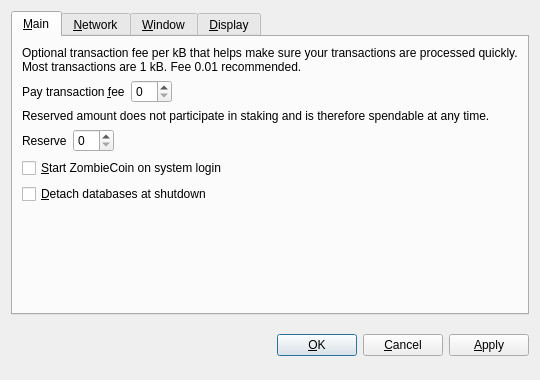
<?xml version="1.0" encoding="UTF-8"?>
<ui version="4.0">
 <class>OptionsDialog</class>
 <widget class="QDialog" name="OptionsDialog">
  <property name="geometry">
   <rect>
    <x>0</x>
    <y>0</y>
    <width>540</width>
    <height>380</height>
   </rect>
  </property>
  <property name="windowTitle">
   <string>Options</string>
  </property>
  <property name="modal">
   <bool>true</bool>
  </property>
  <layout class="QVBoxLayout" name="verticalLayout">
   <item>
    <widget class="QTabWidget" name="tabWidget">
     <property name="tabPosition">
      <enum>QTabWidget::North</enum>
     </property>
     <property name="currentIndex">
      <number>0</number>
     </property>
     <widget class="QWidget" name="tabMain">
      <attribute name="title">
       <string>&amp;Main</string>
      </attribute>
      <layout class="QVBoxLayout" name="verticalLayout_Main">
       <item>
        <widget class="QLabel" name="transactionFeeInfoLabel">
         <property name="text">
          <string>Optional transaction fee per kB that helps make sure your transactions are processed quickly. Most transactions are 1 kB. Fee 0.01 recommended.</string>
         </property>
         <property name="textFormat">
          <enum>Qt::PlainText</enum>
         </property>
         <property name="wordWrap">
          <bool>true</bool>
         </property>
        </widget>
       </item>
       <item>
        <layout class="QHBoxLayout" name="horizontalLayoutFee">
         <item>
          <widget class="QLabel" name="transactionFeeLabel">
           <property name="text">
            <string>Pay transaction &amp;fee</string>
           </property>
           <property name="textFormat">
            <enum>Qt::PlainText</enum>
           </property>
           <property name="buddy">
            <cstring>transactionFee</cstring>
           </property>
          </widget>
         </item>
         <item>
          <widget class="BitcoinAmountField" name="transactionFee"/>
         </item>
         <item>
          <spacer name="horizontalSpacerFee">
           <property name="orientation">
            <enum>Qt::Horizontal</enum>
           </property>
           <property name="sizeHint" stdset="0">
            <size>
             <width>40</width>
             <height>20</height>
            </size>
           </property>
          </spacer>
         </item>
        </layout>
       </item>
       <item>
        <widget class="QLabel" name="reserveBalanceInfoLabel">
         <property name="text">
          <string>Reserved amount does not participate in staking and is therefore spendable at any time.</string>
         </property>
         <property name="textFormat">
          <enum>Qt::PlainText</enum>
         </property>
         <property name="wordWrap">
          <bool>true</bool>
         </property>
        </widget>
       </item>
       <item>
        <layout class="QHBoxLayout" name="horizontalLayoutReserveBalance">
         <item>
          <widget class="QLabel" name="reserveBalanceLabel">
           <property name="text">
            <string>Reserve</string>
           </property>
           <property name="textFormat">
            <enum>Qt::PlainText</enum>
           </property>
           <property name="buddy">
            <cstring>reserveBalance</cstring>
           </property>
          </widget>
         </item>
         <item>
          <widget class="BitcoinAmountField" name="reserveBalance"/>
         </item>
         <item>
          <spacer name="horizontalSpacerReserveBalance">
           <property name="orientation">
            <enum>Qt::Horizontal</enum>
           </property>
           <property name="sizeHint" stdset="0">
            <size>
             <width>40</width>
             <height>20</height>
            </size>
           </property>
          </spacer>
         </item>
        </layout>
       </item>
       <item>
        <widget class="QCheckBox" name="bitcoinAtStartup">
         <property name="toolTip">
          <string>Automatically start ZombieCoin after logging in to the system.</string>
         </property>
         <property name="text">
          <string>&amp;Start ZombieCoin on system login</string>
         </property>
        </widget>
       </item>
       <item>
        <widget class="QCheckBox" name="detachDatabases">
         <property name="toolTip">
          <string>Detach block and address databases at shutdown. This means they can be moved to another data directory, but it slows down shutdown. The wallet is always detached.</string>
         </property>
         <property name="text">
          <string>&amp;Detach databases at shutdown</string>
         </property>
        </widget>
       </item>
       <item>
        <spacer name="verticalSpacer_Main">
         <property name="orientation">
          <enum>Qt::Vertical</enum>
         </property>
         <property name="sizeHint" stdset="0">
          <size>
           <width>20</width>
           <height>40</height>
          </size>
         </property>
        </spacer>
       </item>
      </layout>
     </widget>
     <widget class="QWidget" name="tabNetwork">
      <attribute name="title">
       <string>&amp;Network</string>
      </attribute>
      <layout class="QVBoxLayout" name="verticalLayout_Network">
       <item>
        <widget class="QCheckBox" name="mapPortUpnp">
         <property name="toolTip">
          <string>Automatically open the ZombieCoin client port on the router. This only works when your router supports UPnP and it is enabled.</string>
         </property>
         <property name="text">
          <string>Map port using &amp;UPnP</string>
         </property>
        </widget>
       </item>
       <item>
        <widget class="QCheckBox" name="connectSocks">
         <property name="toolTip">
          <string>Connect to the ZombieCoin network through a SOCKS proxy (e.g. when connecting through Tor).</string>
         </property>
         <property name="text">
          <string>&amp;Connect through SOCKS proxy:</string>
         </property>
        </widget>
       </item>
       <item>
        <layout class="QHBoxLayout" name="horizontalLayout_Network">
         <item>
          <widget class="QLabel" name="proxyIpLabel">
           <property name="text">
            <string>Proxy &amp;IP:</string>
           </property>
           <property name="textFormat">
            <enum>Qt::PlainText</enum>
           </property>
           <property name="buddy">
            <cstring>proxyIp</cstring>
           </property>
          </widget>
         </item>
         <item>
          <widget class="QValidatedLineEdit" name="proxyIp">
           <property name="maximumSize">
            <size>
             <width>140</width>
             <height>16777215</height>
            </size>
           </property>
           <property name="toolTip">
            <string>IP address of the proxy (e.g. 127.0.0.1)</string>
           </property>
          </widget>
         </item>
         <item>
          <widget class="QLabel" name="proxyPortLabel">
           <property name="text">
            <string>&amp;Port:</string>
           </property>
           <property name="textFormat">
            <enum>Qt::PlainText</enum>
           </property>
           <property name="buddy">
            <cstring>proxyPort</cstring>
           </property>
          </widget>
         </item>
         <item>
          <widget class="QLineEdit" name="proxyPort">
           <property name="maximumSize">
            <size>
             <width>55</width>
             <height>16777215</height>
            </size>
           </property>
           <property name="toolTip">
            <string>Port of the proxy (e.g. 9050)</string>
           </property>
          </widget>
         </item>
         <item>
          <widget class="QLabel" name="socksVersionLabel">
           <property name="text">
            <string>SOCKS &amp;Version:</string>
           </property>
           <property name="textFormat">
            <enum>Qt::PlainText</enum>
           </property>
           <property name="buddy">
            <cstring>socksVersion</cstring>
           </property>
          </widget>
         </item>
         <item>
          <widget class="QValueComboBox" name="socksVersion">
           <property name="toolTip">
            <string>SOCKS version of the proxy (e.g. 5)</string>
           </property>
          </widget>
         </item>
         <item>
          <spacer name="horizontalSpacer_Network">
           <property name="orientation">
            <enum>Qt::Horizontal</enum>
           </property>
           <property name="sizeHint" stdset="0">
            <size>
             <width>40</width>
             <height>20</height>
            </size>
           </property>
          </spacer>
         </item>
        </layout>
       </item>
       <item>
        <spacer name="verticalSpacer_Network">
         <property name="orientation">
          <enum>Qt::Vertical</enum>
         </property>
         <property name="sizeHint" stdset="0">
          <size>
           <width>20</width>
           <height>40</height>
          </size>
         </property>
        </spacer>
       </item>
      </layout>
     </widget>
     <widget class="QWidget" name="tabWindow">
      <attribute name="title">
       <string>&amp;Window</string>
      </attribute>
      <layout class="QVBoxLayout" name="verticalLayout_Window">
       <item>
        <widget class="QCheckBox" name="minimizeToTray">
         <property name="toolTip">
          <string>Show only a tray icon after minimizing the window.</string>
         </property>
         <property name="text">
          <string>&amp;Minimize to the tray instead of the taskbar</string>
         </property>
        </widget>
       </item>
       <item>
        <widget class="QCheckBox" name="minimizeOnClose">
         <property name="toolTip">
          <string>Minimize instead of exit the application when the window is closed. When this option is enabled, the application will be closed only after selecting Quit in the menu.</string>
         </property>
         <property name="text">
          <string>M&amp;inimize on close</string>
         </property>
        </widget>
       </item>
       <item>
        <spacer name="verticalSpacer_Window">
         <property name="orientation">
          <enum>Qt::Vertical</enum>
         </property>
         <property name="sizeHint" stdset="0">
          <size>
           <width>20</width>
           <height>40</height>
          </size>
         </property>
        </spacer>
       </item>
      </layout>
     </widget>
     <widget class="QWidget" name="tabDisplay">
      <attribute name="title">
       <string>&amp;Display</string>
      </attribute>
      <layout class="QVBoxLayout" name="verticalLayout_Display">
       <item>
        <layout class="QHBoxLayout" name="horizontalLayout_1_Display">
         <item>
          <widget class="QLabel" name="langLabel">
           <property name="text">
            <string>User Interface &amp;language:</string>
           </property>
           <property name="textFormat">
            <enum>Qt::PlainText</enum>
           </property>
           <property name="buddy">
            <cstring>lang</cstring>
           </property>
          </widget>
         </item>
         <item>
          <widget class="QValueComboBox" name="lang">
           <property name="toolTip">
            <string>The user interface language can be set here. This setting will take effect after restarting ZombieCoin.</string>
           </property>
          </widget>
         </item>
        </layout>
       </item>
       <item>
        <layout class="QHBoxLayout" name="horizontalLayout_2_Display">
         <item>
          <widget class="QLabel" name="unitLabel">
           <property name="text">
            <string>&amp;Unit to show amounts in:</string>
           </property>
           <property name="textFormat">
            <enum>Qt::PlainText</enum>
           </property>
           <property name="buddy">
            <cstring>unit</cstring>
           </property>
          </widget>
         </item>
         <item>
          <widget class="QValueComboBox" name="unit">
           <property name="toolTip">
            <string>Choose the default subdivision unit to show in the interface and when sending coins.</string>
           </property>
          </widget>
         </item>
        </layout>
       </item>
       <item>
        <widget class="QCheckBox" name="displayAddresses">
         <property name="toolTip">
          <string>Whether to show ZombieCoin addresses in the transaction list or not.</string>
         </property>
         <property name="text">
          <string>&amp;Display addresses in transaction list</string>
         </property>
        </widget>
       </item>
       <item>
        <widget class="QCheckBox" name="coinControlFeatures">
         <property name="toolTip">
          <string>Whether to show coin control features or not.</string>
         </property>
         <property name="text">
          <string>Display coin &amp;control features (experts only!)</string>
         </property>
        </widget>
       </item>
       <item>
        <spacer name="verticalSpacer_Display">
         <property name="orientation">
          <enum>Qt::Vertical</enum>
         </property>
         <property name="sizeHint" stdset="0">
          <size>
           <width>20</width>
           <height>40</height>
          </size>
         </property>
        </spacer>
       </item>
      </layout>
     </widget>
    </widget>
   </item>
   <item>
    <layout class="QHBoxLayout" name="horizontalLayout_Buttons">
     <item>
      <spacer name="horizontalSpacer_1">
       <property name="orientation">
        <enum>Qt::Horizontal</enum>
       </property>
       <property name="sizeHint" stdset="0">
        <size>
         <width>40</width>
         <height>48</height>
        </size>
       </property>
      </spacer>
     </item>
     <item>
      <widget class="QLabel" name="statusLabel">
       <property name="font">
        <font>
         <weight>75</weight>
         <bold>true</bold>
        </font>
       </property>
       <property name="text">
        <string/>
       </property>
       <property name="textFormat">
        <enum>Qt::PlainText</enum>
       </property>
       <property name="wordWrap">
        <bool>true</bool>
       </property>
      </widget>
     </item>
     <item>
      <spacer name="horizontalSpacer_2">
       <property name="orientation">
        <enum>Qt::Horizontal</enum>
       </property>
       <property name="sizeHint" stdset="0">
        <size>
         <width>40</width>
         <height>48</height>
        </size>
       </property>
      </spacer>
     </item>
     <item>
      <widget class="QPushButton" name="okButton">
       <property name="text">
        <string>&amp;OK</string>
       </property>
      </widget>
     </item>
     <item>
      <widget class="QPushButton" name="cancelButton">
       <property name="text">
        <string>&amp;Cancel</string>
       </property>
       <property name="autoDefault">
        <bool>false</bool>
       </property>
      </widget>
     </item>
     <item>
      <widget class="QPushButton" name="applyButton">
       <property name="text">
        <string>&amp;Apply</string>
       </property>
       <property name="autoDefault">
        <bool>false</bool>
       </property>
      </widget>
     </item>
    </layout>
   </item>
  </layout>
 </widget>
 <customwidgets>
  <customwidget>
   <class>BitcoinAmountField</class>
   <extends>QSpinBox</extends>
   <header>bitcoinamountfield.h</header>
  </customwidget>
  <customwidget>
   <class>QValueComboBox</class>
   <extends>QComboBox</extends>
   <header>qvaluecombobox.h</header>
  </customwidget>
  <customwidget>
   <class>QValidatedLineEdit</class>
   <extends>QLineEdit</extends>
   <header>qvalidatedlineedit.h</header>
  </customwidget>
 </customwidgets>
 <resources/>
 <connections/>
</ui>
